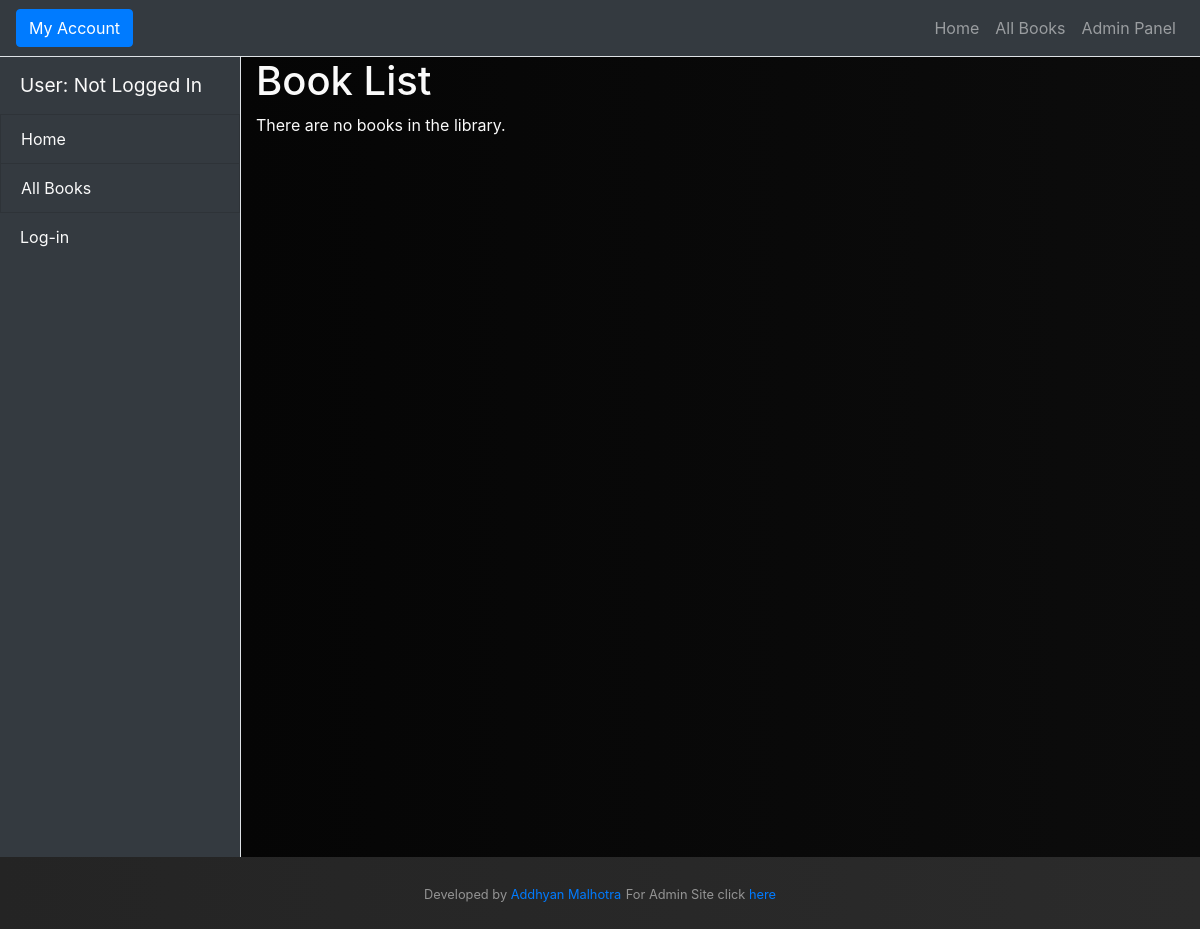
The page /books/ on the database as committed earlier.
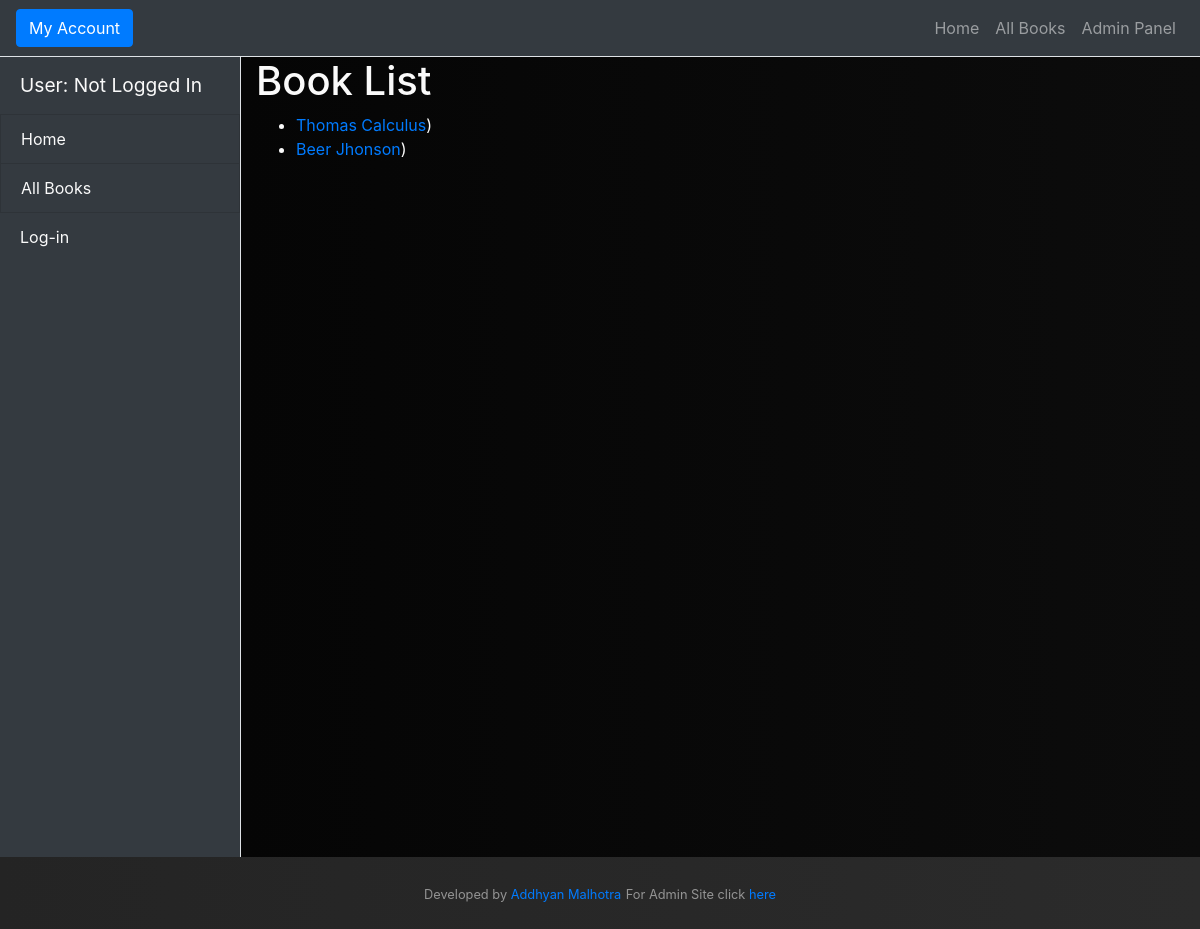
The same page on the database as committed later.
### lms/models.py (models this page shows, shortened)
class Book(models.Model):
    ISBN = models.CharField(max_length=13, unique=True)
    BookTitle = models.CharField(max_length=144)
    Description = models.TextField()
    Images = models.ImageField(upload_to='media/')
    Quantity = models.IntegerField(default=0)
    InStock = models.IntegerField(default=0)

### lms/views.py (the view)
# urls.py: path('books/', views.BookListView.as_view(), name='books'),
class BookListView(generic.ListView):
    model = Book
    paginate_by = 10

### lms/templates/lms/book_list.html
{% extends "base_generic.html" %}
{% block content %}
    <h1>Book List</h1>
    {% if book_list %}
    <ul>
      {% for book in book_list %}
      <li>
        <a href="./{{ book.pk }}">{{ book.BookTitle }}</a>)
      </li>
      {% endfor %}
    </ul>
    {% else %}
      <p>There are no books in the library.</p>
    {% endif %}
{% endblock %}

Rows that differ between the two databases and show on the page:
added Book: BookTitle "Thomas Calculus"
added Book: BookTitle "Beer Jhonson"
Other text that changed with them:
text no longer shown: "There are no books in the library."
